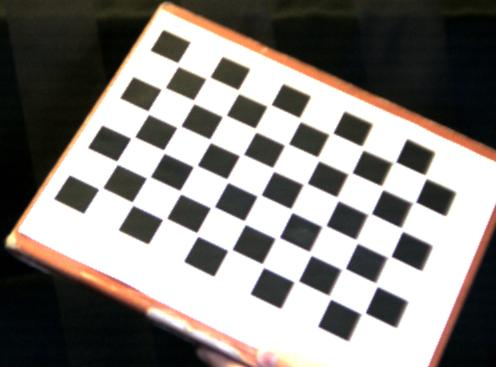
%> input picture Camera_Calibration/cropped_calibration.jpg, 496 x 367 px
$ octave HW4_1.m   (GNU Octave 9; MATLAB toolbox functions it lacks are replaced by stand-ins)
%> lines starting %> are read from the running program, lines starting %| are printed output that depends on the picture; in (x1, y1, x2, y2) boxes, pixels count from 0 and x2, y2 are one past the last pixel; in counts of white or black regions, pixels touching at a corner belong together; the program's own positions count from 1
clear;clc

%%世界座標參數
l=0.965*2.54*10;%一個格子的邊長 (m)
Xw=zeros(10,1);
for i=1:10
Xw(i)=0.5*l+(i-1)*l;
end

Yw=zeros(7,1);
for i=1:7
Yw(i)=0.5*l+(i-1)*l;
end

XYZw=zeros(35,3);
for j=1:5
for i=1:4
XYZw(i+7*(j-1),1)=Xw(1+2*(j-1));
end
end

%此為作為被選為校正點的格子的形心的世界座標矩陣
XYZw(1:4,1)=Xw(1);
XYZw(5:7,1)=Xw(2);
XYZw(8:11,1)=Xw(3);
XYZw(12:14,1)=Xw(4);
XYZw(15:18,1)=Xw(5);
XYZw(19:21,1)=Xw(6);
XYZw(22:25,1)=Xw(7);
XYZw(26:28,1)=Xw(8);
XYZw(29:32,1)=Xw(9);
XYZw(33:35,1)=Xw(10);
for i=1:5
XYZw(1+(i-1)*7,2)=Yw(1);
XYZw(2+(i-1)*7,2)=Yw(3);
XYZw(3+(i-1)*7,2)=Yw(5);
XYZw(4+(i-1)*7,2)=Yw(7);
XYZw(5+(i-1)*7,2)=Yw(2);
XYZw(6+(i-1)*7,2)=Yw(4);
XYZw(7+(i-1)*7,2)=Yw(6);
end


%%尋找影像座標
im=imread('cropped_calibration.jpg');%讀入目標影像
%> im is the input picture: size 367x496x3 uint8; mean R, G, B 134, 129.8, 125.8
gray_level=rgb2gray(im);
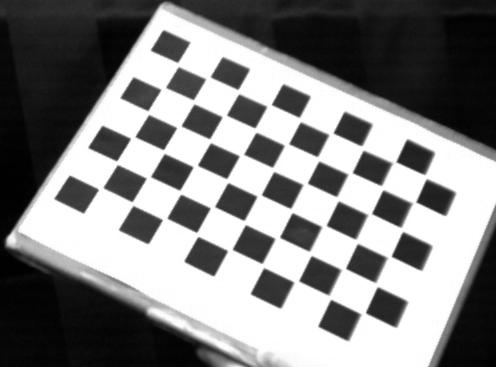
%> gray_level: size 367x496 uint8; min 0, max 255, mean 130.6
contrast=immultiply(gray_level,1.2);%增強對比以利後續尋找形心
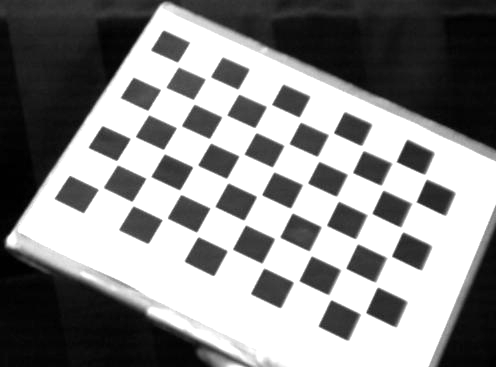
%> contrast: size 367x496 uint8; min 0, max 255, mean 137
level=graythresh(contrast);
%> level = 0.551
bw=im2bw(contrast,level);
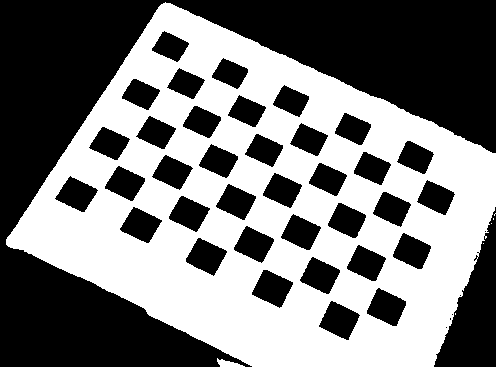
%> bw: size 367x496 logical; 48% white; 7 white regions (5 under 20 px), largest, box (x1, y1, x2, y2) and area: (6, 2, 496, 367) 87286, (217, 358, 245, 367) 131
imshow(bw);
bw=~bw;
s = regionprops(bw,'centroid');%尋找形心
%> s = 42 regions; first 5, Centroid: [197.8 133.4], [77.2 195], [110.1 144.1], [125.7 184], [141.4 225.7]
hold on;
image_coordinate=struct2cell(s);
%> image_coordinate = 42 items
%將形心標示在影像上
for k = 1:length(image_coordinate)
   boundary = image_coordinate{k};
   scatter(boundary(:,1), boundary(:,2), 'r') %因為矩陣顯示的順序跟直角坐標系不同 故顛倒
end
%> this loop made 42 passes
%> boundary on passes 1 to 12: [197.8 133.4], [77.19 195], [110.1 144.1], [125.7 184], [141.4 225.7], [141.4 94.74], [156.9 133.3], [171.1 47.11], [172.9 172.9], [186.6 84.27], [189.6 214.2], [202.6 122.4]
scatter(0,0,'y');
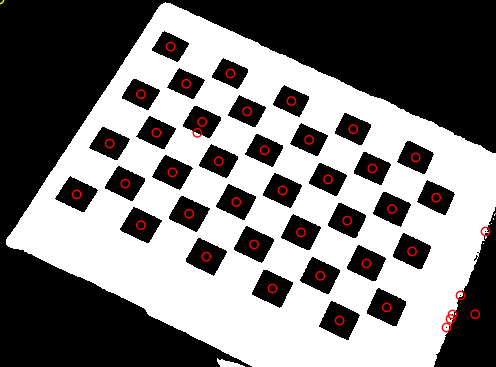
%> figure redrawn from the program's plot data

%%stage 1
%從題目上已給的參數
Ncx=608; Ncy=391;
dx=4.5/Ncx; dy=2.9/Ncy;
Nfx=752; Nfy=480;
dx_prime=Ncx/Nfx*dx; dy_prime=Ncy/Nfy*dy;
Wx=229;
Wy=62;
Cx=Nfx/2; Cy=Nfy/2;

Xd=zeros(6,1);
Yd=zeros(6,1);
%被選出的五個要校正的點的世界座標與影像作標的相對應的index
d_index=[2 8 21 32 36];
w_index=[1 4 20 33 35];
%Xd Yd的公式
for i=1:5
Xd(i)=(image_coordinate{d_index(i)}(1)+Wx-Cx)*dx_prime;
Yd(i)=(image_coordinate{d_index(i)}(2)+Wy-Cy)*dy_prime;
end
%> after the loop, Xd = [-0.418; 0.144; 0.814; 1.44; 1.73; 0]; Yd = [0.102; -0.791; 0.0783; 0.785; 0.122; 0]

A=zeros(5,5);
b=zeros(5,1);
mu=zeros(5,1);
%代入A*mu=b的公式
for i=1:5
A(i,1)=XYZw(w_index(i),1)*Yd(i);
A(i,2)=XYZw(w_index(i),2)*Yd(i);
A(i,4)=-XYZw(w_index(i),1)*Xd(i);
A(i,5)=-XYZw(w_index(i),2)*Xd(i);
A(i,3)=Yd(i);
end
%> after the loop, A = [1.26 1.26 0.102 5.12 5.12; -9.69 -126 -0.791 -1.77 -22.96; 10.56 6.72 0.0783 -109.7 -69.82; 182.8 28.86 0.785 -334.7 -52.85; 28.43 16.46 0.122 -403.6 -233.7]
for i=1:5
b(i)=Xd(i);
end
%> after the loop, b = [-0.418; 0.144; 0.814; 1.44; 1.73]
mu=inv(A)*b;
%> mu = [0.0573; 0.0286; -4.11; 0.0274; -0.0479]

%計算Ty^2
Sr=mu(1)^2+mu(2)^2+mu(4)^2+mu(5)^2;
%> Sr = 0.00714
Ty_square=((Sr-(Sr^2-4*(mu(1)*mu(5)-mu(4)*mu(2))^2)^0.5))/(2*(mu(1)*mu(5)-mu(4)*mu(2))^2)
%> Ty_square = 241.8
Ty_square_2=1/Sr
%> Ty_square_2 = 140

%選擇距離相機座標原點最遠的校正點
Xfi_away=image_coordinate{36}(1);
%> Xfi_away = 436.7
Yfi_away=image_coordinate{36}(2);
%> Yfi_away = 198.2
Xwi_away=XYZw(35,1);
Ywi_away=XYZw(35,2);
Zwi_away=XYZw(35,3);

%判斷Ty的正負
Ty=Ty_square^0.5;%先以正去計算
%> Ty = 15.55
r=zeros(5,1);
for i=1:5
r(i)=mu(i)*Ty;
end
%> after the loop, r = [0.891; 0.444; -63.85; 0.426; -0.745]
x=r(1)*Xwi_away+r(2)*Ywi_away+r(3);
%> x = 203.5
y=r(4)*Xwi_away+r(5)*Ywi_away+Ty;
%> y = 14.33
Tx=r(3);
%> Tx = -63.85
if x/Xwi_away>0 & y/Ywi_away>0 %若最遠的校正點的x與Xw同號且y與Yw同號，則Ty>0，其餘狀況Ty<0
Ty=Ty
else
Ty=-Ty
end

%將上列元素代入R公式中對應之位置以求得R
R=zeros(3,3);
s=-sign(r(1)*r(4)+r(2)*r(5));
%> s = -1
R(1,1)=r(1);
R(1,2)=r(2);
R(1,3)=(1-r(1)^2-r(2)^2)^0.5;
R(2,1)=r(4);
R(2,2)=r(5);
R(2,3)=s*(1-r(4)^2-r(5)^2)^0.5;
R(3,:)=cross(R(1,:),R(2,:))/norm(cross(R(1,:),R(2,:)));

%為了計算A'*x'=b'，須有至少三個校正點
w_index_for_f=[1 20 35]; %選取三個校正點的世界座標位置
xi=zeros(3,1);

%代入x公式
for i=1:3
x(i)=R(1,1)*XYZw(w_index_for_f(i),1)+R(1,2)*XYZw(w_index_for_f(i),2)+Tx;
end
%> after the loop, x = [-47.48 94.36 203.5]

A_prime=zeros(3,3);
x_prime=zeros(3,1);
b_prime=zeros(3,1);
%根據A'矩陣內容填入相對應的元素形成A'
for i=1:3
A_prime(i,1)=x(i);
end
%> after the loop, A_prime = [-47.48 0 0; 94.36 0 0; 203.5 0 0]
A_prime(1,2)=(Xd(1)^2+Yd(1)^2)*x(1);
A_prime(2,2)=(Xd(3)^2+Yd(3)^2)*x(2);
A_prime(3,2)=(Xd(5)^2+Yd(5)^2)*x(3);
A_prime(1,3)=-Xd(1);
A_prime(2,3)=-Xd(3);
A_prime(3,3)=-Xd(5);

%根據b'矩陣內容填入相對應的元素形成b'
b_prime(1)=(R(3,1)*XYZw(w_index_for_f(1),1)+R(3,2)*XYZw(w_index_for_f(1),2))*Xd(1);
b_prime(2)=(R(3,1)*XYZw(w_index_for_f(2),1)+R(3,2)*XYZw(w_index_for_f(2),2))*Xd(3);
b_prime(3)=(R(3,1)*XYZw(w_index_for_f(3),1)+R(3,2)*XYZw(w_index_for_f(3),2))*Xd(5);

%A'*x'=b' 故 x'=inv(A')*b'
x_prime=inv(A_prime)*b_prime;
%> x_prime = [7.79; -0.00836; 881.6]
% x'=[f f*k1 Tz]
Tz=x_prime(3);
%> Tz = 881.6
R
%> R = [0.891 0.444 0.0947; 0.426 -0.745 -0.514; -0.158 0.498 -0.853]
T=[ Tx Ty Tz]
%> T = [-63.85 15.55 881.6]
f=x_prime(1)
%> f = 7.79
k1=x_prime(2)/f
%> k1 = -0.00107
